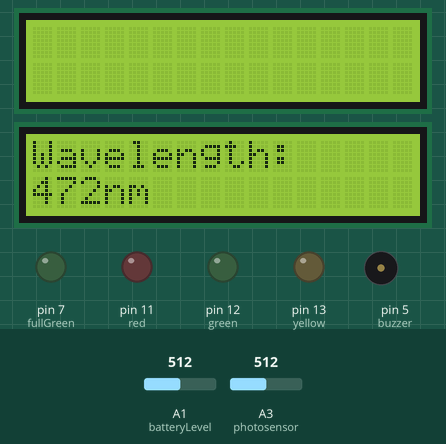
Recording of a sketch running on a simulated Arduino Uno, built with avr-gcc and run on an emulated ATmega328P. Shown: 2 × 16×2 character LCD, output pins drawn as LEDs (lit = HIGH), buzzer (waves = sounding, pin HIGH). Inputs (shaded band) come from the test bench; at power-on: A1 (batteryLevel) = 512, A3 (photosensor) = 512. What the sketch prints to the serial monitor is not drawn.

Above: at 6.3 s.
6.4 s: A1 (batteryLevel) set to 741
At 8.8 s:
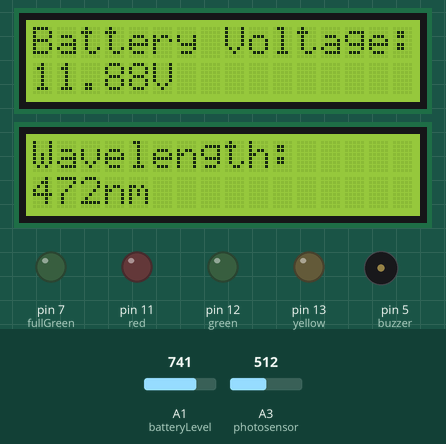
12.6 s: A1 (batteryLevel) set to 764
At 18.7 s:
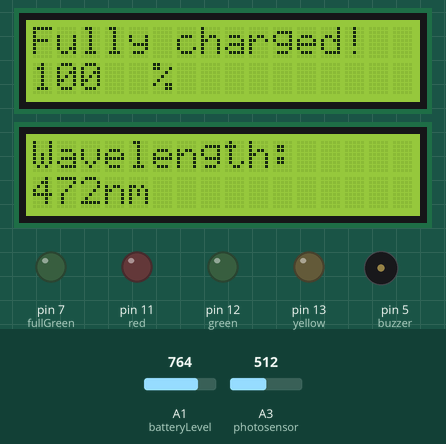
18.8 s: A3 (photosensor) set to 101
At 20.5 s:
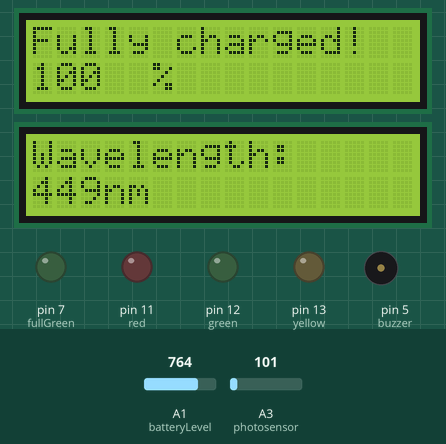
23.4 s: A3 (photosensor) set to 88
At 28.7 s:
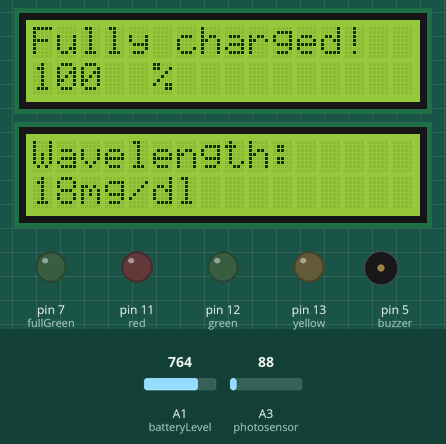
28.9 s: A3 (photosensor) set to 65
At 30.8 s:
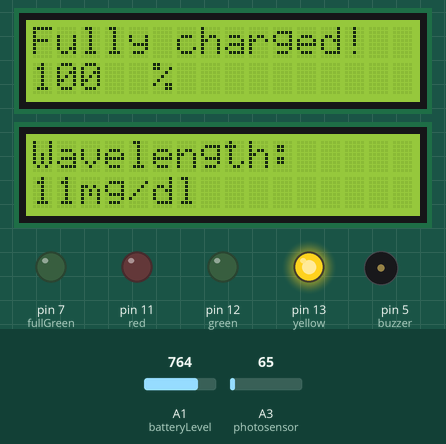
35.1 s: A3 (photosensor) set to 53
At 41.1 s:
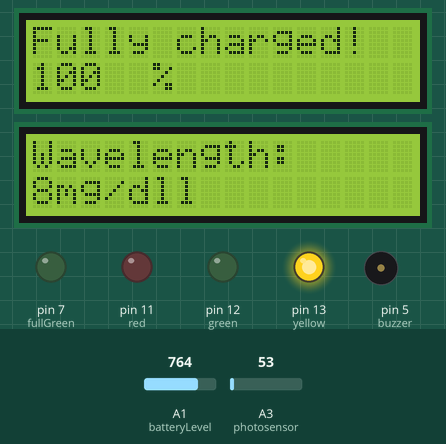
Timing chart, 0 to 42.3 s (numbered marks = the images above; inputs shaded):
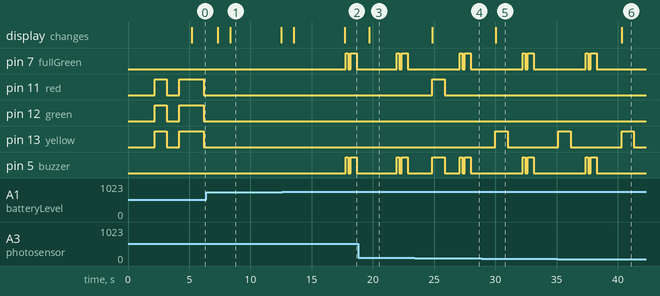

Measured:
- the behaviour switches between 748 and 749 on A1 (batteryLevel) (found by bisection; images 1 and 2)
- the behaviour switches between 96 and 95 on A3 (photosensor) (found by bisection; images 3 and 4)
- the behaviour switches between 60 and 59 on A3 (photosensor) (found by bisection; images 5 and 6)
- after the input at 12.6 s, pin 7 (fullGreen), pin 5 (buzzer): LOW → HIGH after 5.2 s, → LOW 0.20 s later, → HIGH 0.20 s later, → LOW 0.50 s later; the display: first differs from a run without the input after 5.1 s (image 2)
- after the input at 18.8 s, the display: changes after 0.90 s (image 3)
- after the input at 23.4 s, pin 11 (red): LOW → HIGH after 1.5 s, → LOW 1.0 s later; the display: changes after 1.5 s (image 4)
- after the input at 28.9 s, pin 11 (red): stays LOW (without the input it goes to HIGH after 1.1 s); pin 13 (yellow): LOW → HIGH after 1.1 s, → LOW 1.0 s later; the display: changes after 1.1 s (image 5)
- after the input at 35.1 s, the display: changes after 5.2 s (image 6)

The sketch:

BilirubIN.ino
```cpp
#include <LiquidCrystal_I2C.h>
#define buzzer 5//6
#define yellow 13
#define red 11
#define green 12
#define fullGreen 7
#define batteryLevel A1
#define photosensor A3
#define NUM_SAMPLES 10

int sum = 0;
unsigned char sample_count = 0; // current sample number
float voltage = 0.0;
int percentage = 0;
//I2C pins declaration
LiquidCrystal_I2C lcd1(0x27, 2, 1, 0, 4, 5, 6, 7, 3, POSITIVE);
LiquidCrystal_I2C lcd2(0x26, 2, 1, 0, 4, 5, 6, 7, 3, POSITIVE);

#define BACKLIGHT_PIN     13

void printAll(LiquidCrystal_I2C lcd, String text1, char text2[16] = " ")
{
  lcd.clear();//Clean the screen
  lcd.setCursor(0, 0);
  Serial.println(text1);
  lcd.print(text1);
  Serial.println(text2);
  lcd.setCursor(0, 1);
  lcd.print(text2);
  delay(1000);
}


void setup()
{
  Serial.begin(9600);

  // set the data rate for the sensor serial port
  lcd1.begin(16, 2); //Defining 16 columns and 2 rows of lcd display
  lcd1.backlight();//To Power ON the back light
  lcd2.begin(16, 2); //Defining 16 columns and 2 rows of lcd display
  lcd2.backlight();//To Power ON the back light
  pinMode(buzzer, OUTPUT);
  pinMode(yellow, OUTPUT);
  pinMode(red, OUTPUT);
  pinMode(green, OUTPUT);
  pinMode(fullGreen, OUTPUT);
  pinMode(photosensor, INPUT);
  printAll(lcd2, "Bilirubin", "Detector");
  printAll(lcd1, "Battery", "Information");


  digitalWrite(red, HIGH);
  digitalWrite(yellow, HIGH);
  digitalWrite(green, HIGH);
  delay(1000);
  digitalWrite(red, LOW);
  digitalWrite(yellow, LOW);
  digitalWrite(green, LOW);
  delay(1000);
  digitalWrite(red, HIGH);
  digitalWrite(yellow, HIGH);
  digitalWrite(green, HIGH);
  delay(1000);

}


void loop()                     // run over and over again
{
  // Serial.println(analogRead(photosensor));
  int light = map(analogRead(photosensor), 0, 800, 0, 500);
  if (light > 60)
  {
    String nm = String(map(light, 80, 500, 450, 490)) + "nm";
    lcd2.clear();//Clean the screen
    lcd2.setCursor(0, 0);
    Serial.println(light);
    lcd2.print("Wavelength:");
    Serial.println(analogRead(photosensor));
    lcd2.setCursor(0, 1);
    lcd2.print(nm);
    delay(1000);
  }
  else if (light < 80 && light > 20) {
    //    lcd.clear();//Clean the screen
    //    lcd.setCursor(0, 0);
    //    Serial.println("Place under Blue LED");
    //    lcd.print("Level:");
    //    lcd.setCursor(0, 1);
    //    lcd.print(light);
    //    delay(500);
    String bili = String(map(light, 20, 60, 2, 21)) + "mg/dl";
    if (light > 20 && light < 25) {
      printAll(lcd2, "Normal");
      digitalWrite(green, HIGH);
      lcd2.setCursor(0, 1);
      lcd2.print(bili);
      delay(1000);
    } else if (light > 25 && light < 45) {
      printAll(lcd2, "Mild");
      digitalWrite(yellow, HIGH);
      lcd2.setCursor(0, 1);
      lcd2.print(bili);
      delay(1000);
    } else if (light > 45 && light < 60) {
      printAll(lcd2, "Critical");
      lcd2.setCursor(0, 1);
      lcd2.print(bili);
      digitalWrite(red, HIGH);
      digitalWrite(buzzer, HIGH);
      delay(1000);
    }

  }
  else {
    lcd2.clear();//Clean the screen
    lcd2.setCursor(0, 0);
    Serial.println("Place under Blue LED");
    lcd2.print("Place under");
    lcd2.setCursor(0, 1);
    lcd2.print("Photo-Therapy");
  }


  //  if (light > 66) {
  //    printAll("Bright Light", "Detected");
  //    digitalWrite(green, HIGH);
  //    delay(1000);
  //  } else if (light > 33) {
  //    printAll("Normal Light", "Detected");
  //
  //    digitalWrite(yellow, HIGH);
  //    delay(1000);
  //  }
  //  else {
  //    printAll("LOW Light", "Detected");
  //    digitalWrite(red, HIGH);
  //    digitalWrite(buzzer, HIGH);
  //    delay(1000);
  //  }

  digitalWrite(yellow, LOW);
  digitalWrite(red, LOW);
  digitalWrite(green, LOW);
  digitalWrite(buzzer, LOW);
  delay(10);

  //  delay(1000);
  //  if (light > 390)
  //  {
  //    printAll("WaveLength");
  //  }

  delay(1000);
  BatteryStatusAndLevel();
}

void BatteryStatusAndLevel()
{
  // take a number of analog samples and add them up
  while (sample_count < NUM_SAMPLES) {
    sum += analogRead(batteryLevel);
    sample_count++;
    delay(10);
  }
  // calculate the voltage
  // use 5.0 for a 5.0V ADC reference voltage
  // 5.015V is the calibrated reference voltage
  voltage = ((float)sum / (float)NUM_SAMPLES * 5.015) / 1024.0;
  // send voltage for display on Serial Monitor
  // voltage multiplied by 11 when using voltage divider that
  // divides by 3.2727 which is the calibrated voltage divide value
  voltage = voltage * 3.2727;
  percentage = map(voltage, 6, 12, 10, 100); //50% of total battery capacity is useful
  sample_count = 0;
  sum = 0;

  if (percentage > 99) {
    //Battery fully charged
    lcd1.clear();//Clean the screen
    lcd1.setCursor(0, 0);
    Serial.print("Battery Fully charged:");
    Serial.print(percentage);
    Serial.print("%");
    lcd1.print("Fully charged!");
    lcd1.setCursor(0, 1);
    lcd1.print(percentage);
    lcd1.setCursor(5, 1);
    lcd1.print("%");
    delay(100);
    digitalWrite(fullGreen, HIGH);
    digitalWrite(buzzer, HIGH);
    delay(200);
    digitalWrite(fullGreen, LOW);
    digitalWrite(buzzer, LOW);
    delay(200);
    digitalWrite(fullGreen, HIGH);
    digitalWrite(buzzer, HIGH);
    delay(500);
  }
  else if (percentage < 20) {
    //Battery low
    lcd1.clear();//Clean the screen
    lcd1.setCursor(0, 0);
    Serial.print("Battery Very Low:");
    Serial.print(percentage);
    Serial.print("%");
    lcd1.print("Low Battery!");
    lcd1.setCursor(0, 1);
    lcd1.print(percentage);
    lcd1.setCursor(5, 1);
    lcd1.print("%");
    delay(100);
    //  digitalWrite(red, HIGH);
    digitalWrite(buzzer, HIGH);
    delay(1000);
  }
  else {
    //Print
    lcd1.clear();//Clean the screen
    lcd1.setCursor(0, 0);
    Serial.print("Battery Level:");
    Serial.print(percentage);
    Serial.print("%");
    lcd1.print("Battery Level:");
    lcd1.setCursor(0, 1);
    lcd1.print(percentage);
    lcd1.setCursor(5, 1);
    lcd1.print("%");
    delay(1000);
    //Print
    lcd1.clear();//Clean the screen
    lcd1.setCursor(0, 0);
    Serial.print("Battery Voltage:");
    Serial.print(voltage);
    Serial.print("V");
    lcd1.print("Battery Voltage:");
    lcd1.setCursor(0, 1);
    lcd1.print(voltage);
    lcd1.setCursor(5, 1);
    lcd1.print("V");
    delay(1000);
  }
  digitalWrite(fullGreen, LOW);
  digitalWrite(buzzer, LOW);
  delay(1000);
}
```
